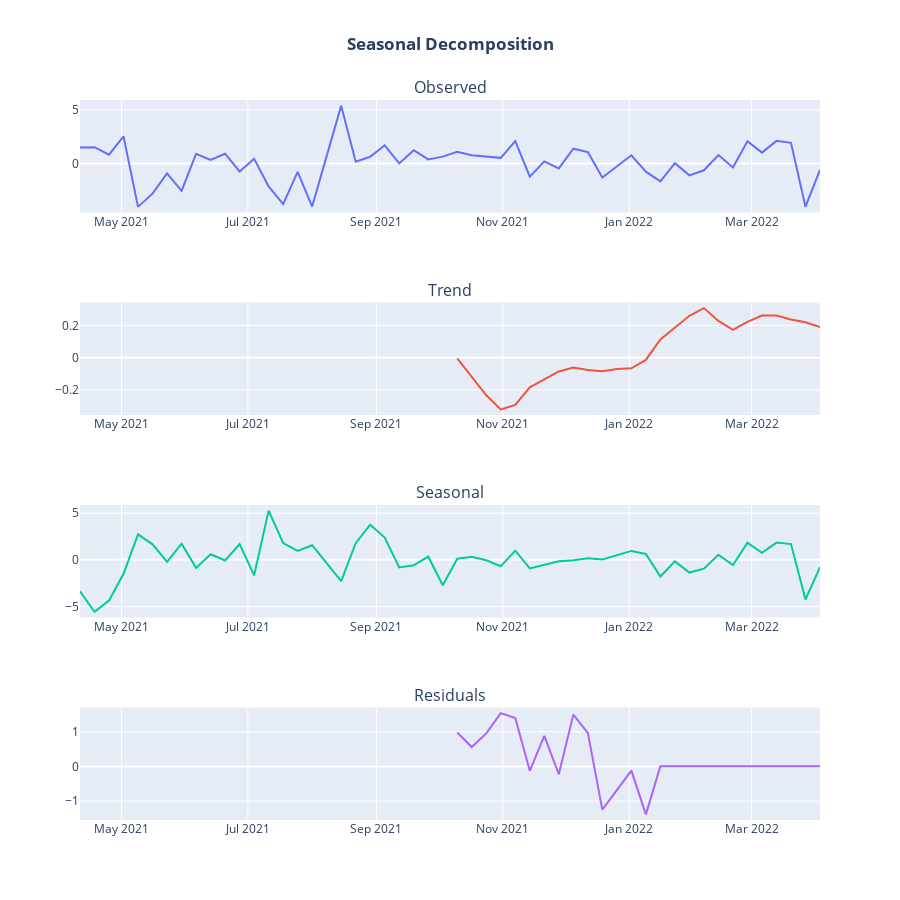

Notebook code cell kept with this figure:
### Markdown cell above
### Differencing

### Code cell
df_diff_1 = df_week.diff(periods=52)[52:]
decompose_result_1 = seasonal_decompose(df_diff_1, model="additive")
seasonal = decompose_result_1.seasonal
plot_seasonal_decompose(decompose_result_1, dates=df_diff_1[-52:].index)

# df_diff_2 = df_diff_1.diff(periods=7)[7:]
# plot_df(df_diff, title='Daily Average Stanley Temperature')  
# decompose_result_2 = seasonal_decompose(df_diff_2, model="additive")
# plot_seasonal_decompose(decompose_result_2, dates=df_diff_2[:].index)
